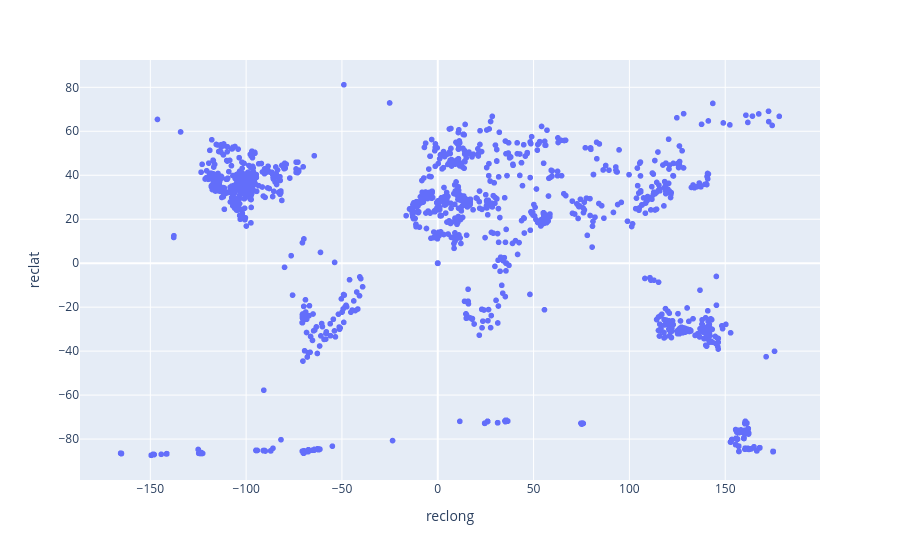

Notebook source saved alongside this figure:
### Markdown cell above
## Gráfico de dispersão

### Code cell
px.scatter(meteoritos, x='reclong', y='reclat')

### Figure 1 — Plotly figure (JSON) as saved in the notebook; plotly's stock layout.template omitted (floating-point values rounded to 4 significant figures; data arrays with more than 128 entries replaced by an {"elided": "..."} marker saying what was removed)
{"data": [{"hovertemplate": "reclong=%{x}<br>reclat=%{y}<extra></extra>", "legendgroup": "", "marker": {"color": "#636efa", "symbol": "circle"}, "mode": "markers", "name": "", "showlegend": false, "type": "scattergl", "x": {"elided": "36352 float values"}, "xaxis": "x", "y": {"elided": "36352 float values"}, "yaxis": "y"}], "layout": {"legend": {"tracegroupgap": 0}, "margin": {"t": 60}, "xaxis": {"anchor": "y", "domain": [0, 1], "title": {"text": "reclong"}}, "yaxis": {"anchor": "x", "domain": [0, 1], "title": {"text": "reclat"}}}}
